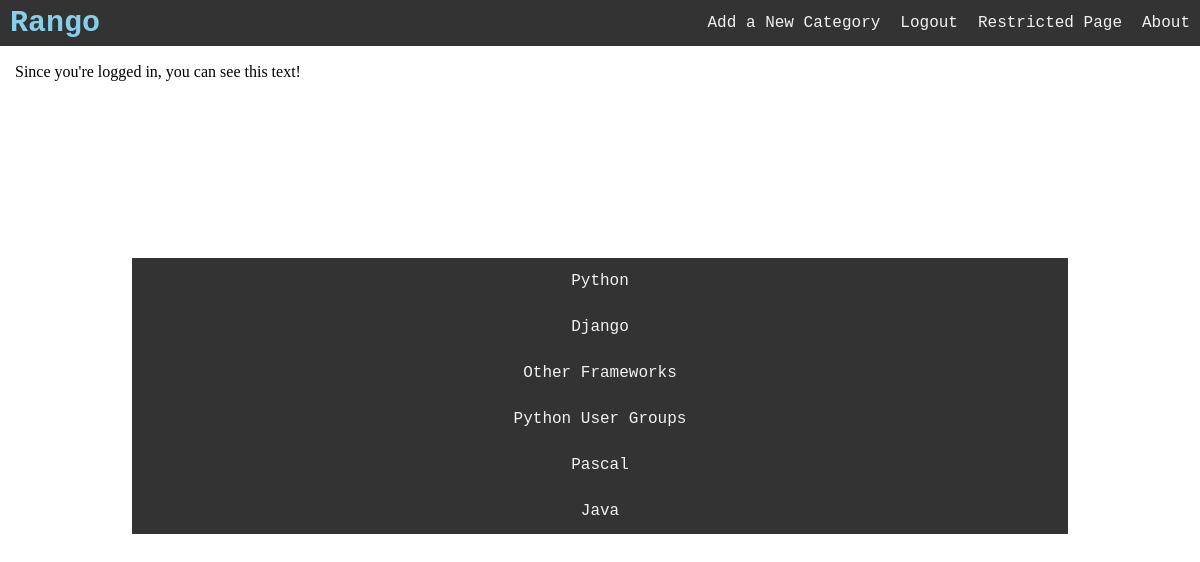
The page /rango/restricted/ (signed in) on the database its author committed.
### rango/models.py (models this page shows, shortened)
class Category(models.Model):
    name = models.CharField(max_length=128, unique=True)
    views = models.IntegerField(default=0)
    likes = models.IntegerField(default=0)
    slug = models.SlugField(blank=True, unique=True)
    class Meta:
        verbose_name_plural = 'categories'

### rango/views.py (the view)
@login_required
def restricted(request):
    return render(request, 'rango/restricted.html', {})

### rango/templatetags/rango_template_tags.py (called while the page is built)
@register.inclusion_tag('rango/cats.html')
def get_category_list(cat=None):
    return {'cats': Category.objects.all(),
            'act_cat': cat}

### templates/rango/restricted.html (shortened to what this page needs)
﻿{% extends "rango/base.html" %}
{% block body_block %}
    <div>
        Since you're logged in, you can see this text!
    </div>
{% endblock %}

### templates/rango/cats.html
<div class="catbar">
{% if cats %}
	{% for c in cats %}
        {% if c == act_cat %}
		<strong>
			<a href="{% url 'show_category' c.slug %}">{{ c.name }}</a>
		</strong>
        {% else %}
            <a href="{% url 'show_category' c.slug %}">{{ c.name }}</a>
        {% endif %}
	{% endfor %}
{% else %}
    <li><strong>There are no categories present.</strong></li>
{% endif %}
</div>

### static/css/stylesheet.css (style rules this page uses)
body { box-sizing: border-box; margin:0; font-family: Trebuchet MS; }
.catbar { overflow: hidden; background-color: #333; position: static; width: 80%; top: 5%; margin: 10%; }
.catbar a { font-family: Courier New; float: none; display: block; color: #f2f2f2; text-align: center; font-size: 16px; padding: 14px 10px; text-decoration: none; }

### rows shown on the page
Category: name "Python"
Category: name "Django"
Category: name "Other Frameworks"
Category: name "Python User Groups"
Category: name "Pascal"
Category: name "Java"
